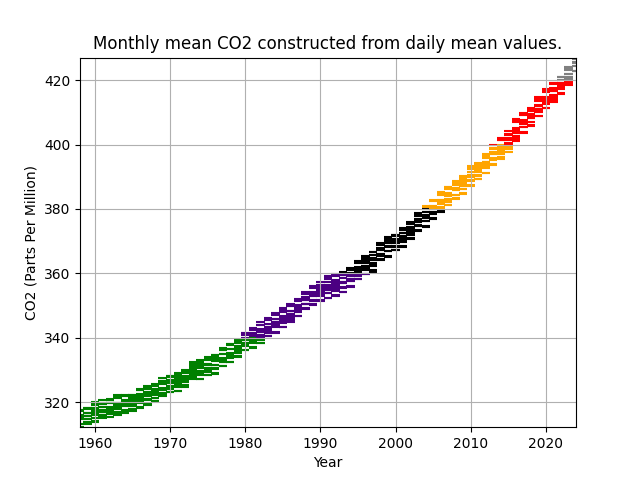

Reproduce this figure in Python.
import pandas as pd
import matplotlib.pyplot as plt
from matplotlib.animation import FuncAnimation

# Load the dataset
co2_stat_file = pd.read_csv("D:\\planet dynamics\\stat.csv")

# Extract data
x = co2_stat_file["Year"]
y = co2_stat_file["Monthly_Average"]


# Define a function to map y-values to colors
def get_color(y_value):
    if 300 <= y_value <= 340:
        return 'green'
    elif 340 < y_value <= 360:
        return 'indigo'
    elif 360 < y_value <= 380:
        return 'black'
    elif 380 < y_value <= 400:
        return 'orange'
    elif 400 < y_value <= 420:
        return 'red'
    else:
        return 'gray'  # Default color for values outside the range

# Create figure and axis
plt.figure()
plt.xlim(x.min(), x.max())
plt.ylim(y.min() - 0.1, y.max() + 0.1)
plt.xlabel("Years")
plt.ylabel("CO2 (Parts Per Million)")
plt.title("Monthly mean CO2 constructed from daily mean values.")

# Update function to change the scatter plot data
def update(frame):
    plt.cla()  # Clear current axes
    colors = [get_color(val) for val in y[:frame]]  # Get colors for each y value
    plt.scatter(x[:frame], y[:frame], c=colors,marker="_")  # Update scatter points with colors
    plt.xlim(x.min(), x.max())
    plt.ylim(y.min() - 0.2, y.max() + 0.1)
    plt.xlabel("Year")
    plt.ylabel("CO2 (Parts Per Million)")
    plt.title("Monthly mean CO2 constructed from daily mean values.")
    plt.grid()
# Create animation
ani = FuncAnimation(plt.gcf(), update, frames=len(x), interval=50)

plt.show()
